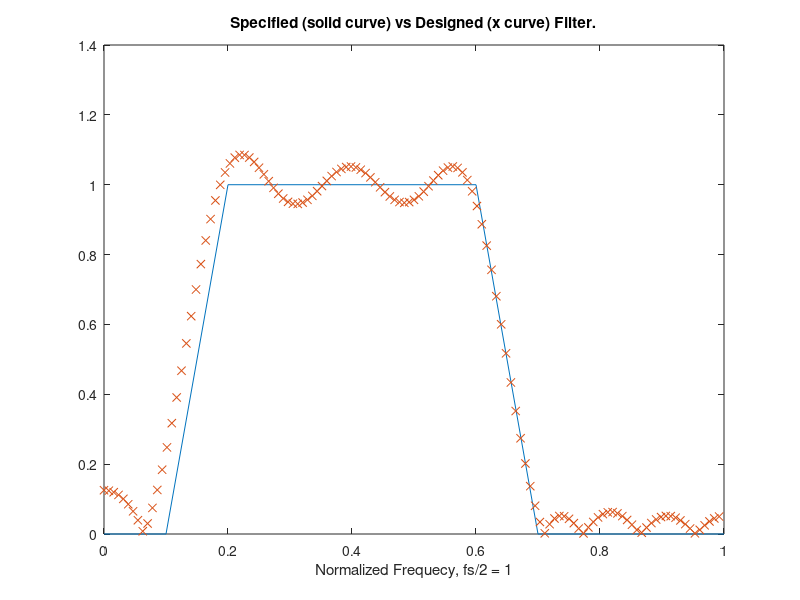

The MATLAB script that drew this image:
%Parks-McClellen FIR Filter Design
%Filter Specifications
f = [0 .1 .2 .3 .4 .6 .7 .8 .9 1];
m = [0 0 1 1 1 1 0 0 0 0];

%Filter Design
N = 20; %Filter order;
b = remez(N,f,m)

%Frequency Response
[h,th] = freqz(b,1,128);

%Specified vs designed frequency response
figure(1)
plot(f,m,th/pi,abs(h),'x')
title('Specified (solid curve) vs Designed (x curve) Filter.'),xlabel('Normalized Frequecy, fs/2 = 1')